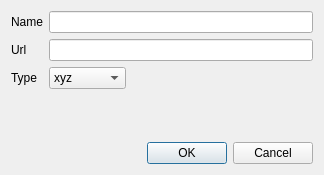
<?xml version="1.0" encoding="UTF-8"?>
<ui version="4.0">
 <class>Dialog</class>
 <widget class="QDialog" name="Dialog">
  <property name="geometry">
   <rect>
    <x>0</x>
    <y>0</y>
    <width>324</width>
    <height>175</height>
   </rect>
  </property>
  <property name="windowTitle">
   <string>Dialog</string>
  </property>
  <layout class="QGridLayout" name="gridLayout">
   <item row="0" column="0">
    <layout class="QFormLayout" name="formLayout">
     <item row="0" column="0">
      <widget class="QLabel" name="labelName">
       <property name="text">
        <string>Name</string>
       </property>
      </widget>
     </item>
     <item row="0" column="1">
      <widget class="QLineEdit" name="name">
       <property name="placeholderText">
        <string/>
       </property>
      </widget>
     </item>
     <item row="1" column="0">
      <widget class="QLabel" name="labelUrl">
       <property name="text">
        <string>Url</string>
       </property>
      </widget>
     </item>
     <item row="1" column="1">
      <widget class="QLineEdit" name="url"/>
     </item>
     <item row="2" column="0">
      <widget class="QLabel" name="labelType">
       <property name="text">
        <string>Type</string>
       </property>
      </widget>
     </item>
     <item row="2" column="1">
      <widget class="QComboBox" name="type">
       <property name="sizePolicy">
        <sizepolicy hsizetype="Fixed" vsizetype="Fixed">
         <horstretch>0</horstretch>
         <verstretch>0</verstretch>
        </sizepolicy>
       </property>
       <item>
        <property name="text">
         <string notr="true">xyz</string>
        </property>
       </item>
       <item>
        <property name="text">
         <string notr="true">wms</string>
        </property>
       </item>
       <item>
        <property name="text">
         <string notr="true">tms</string>
        </property>
       </item>
       <item>
        <property name="text">
         <string notr="true">quadkey</string>
        </property>
       </item>
      </widget>
     </item>
    </layout>
   </item>
   <item row="1" column="0">
    <widget class="QDialogButtonBox" name="buttonBox">
     <property name="orientation">
      <enum>Qt::Horizontal</enum>
     </property>
     <property name="standardButtons">
      <set>QDialogButtonBox::Cancel|QDialogButtonBox::Ok</set>
     </property>
    </widget>
   </item>
  </layout>
 </widget>
 <resources/>
 <connections>
  <connection>
   <sender>buttonBox</sender>
   <signal>accepted()</signal>
   <receiver>Dialog</receiver>
   <slot>accept()</slot>
   <hints>
    <hint type="sourcelabel">
     <x>248</x>
     <y>254</y>
    </hint>
    <hint type="destinationlabel">
     <x>157</x>
     <y>274</y>
    </hint>
   </hints>
  </connection>
  <connection>
   <sender>buttonBox</sender>
   <signal>rejected()</signal>
   <receiver>Dialog</receiver>
   <slot>reject()</slot>
   <hints>
    <hint type="sourcelabel">
     <x>316</x>
     <y>260</y>
    </hint>
    <hint type="destinationlabel">
     <x>286</x>
     <y>274</y>
    </hint>
   </hints>
  </connection>
 </connections>
</ui>
